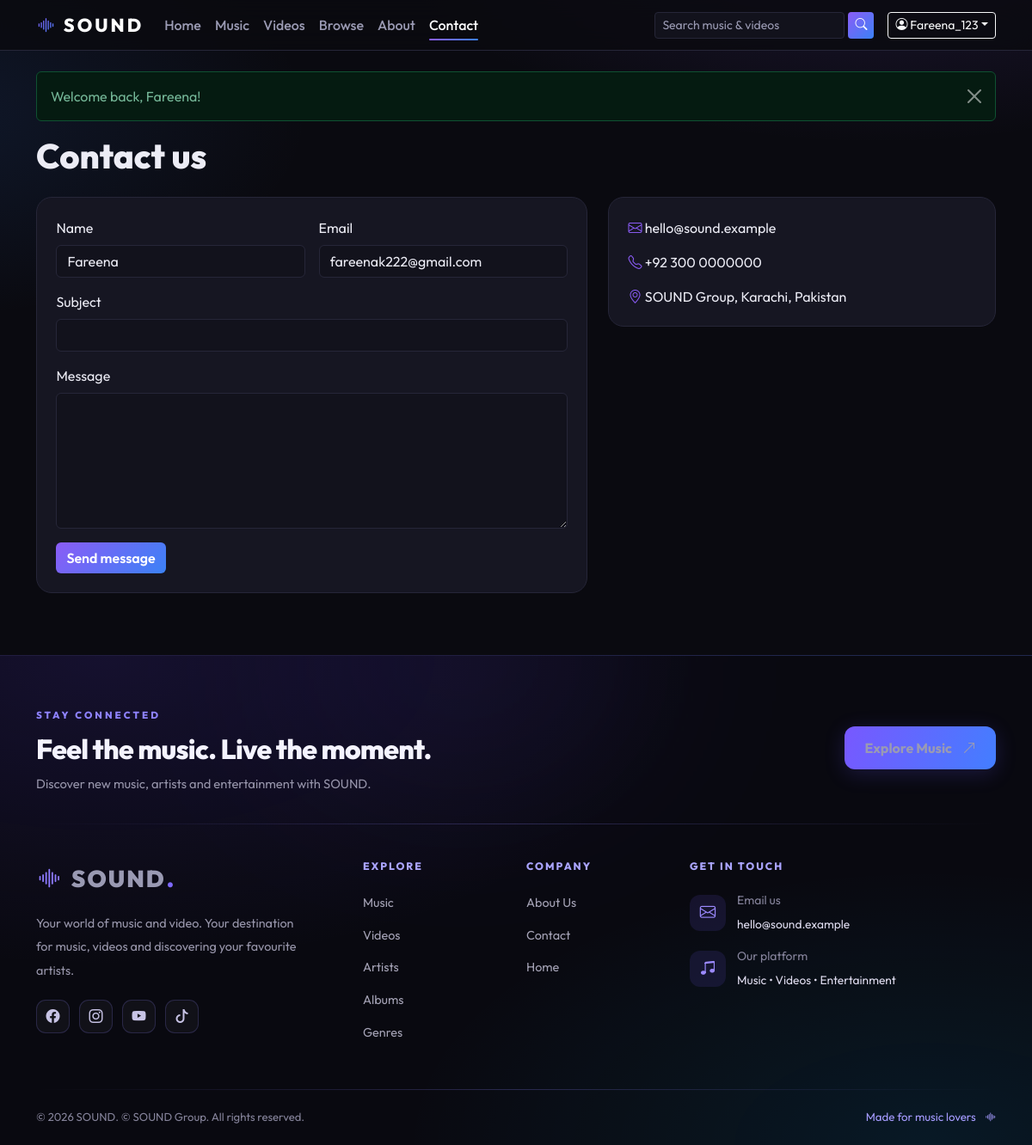
Screenshot of /contact.php (signed in) with the database file from the repository.
### tables this page shows
CREATE TABLE `users` (
  `id` int(10) UNSIGNED NOT NULL,
  `user_id` varchar(30) NOT NULL,
  `full_name` varchar(100) NOT NULL,
  `address` varchar(255) NOT NULL,
  `phone` varchar(25) NOT NULL,
  `email` varchar(120) NOT NULL,
  `password_hash` varchar(255) NOT NULL,
  `role` enum('user','admin') NOT NULL DEFAULT 'user',
  `status` enum('active','suspended') NOT NULL DEFAULT 'active',
  `created_at` timestamp NOT NULL DEFAULT current_timestamp()
);

### contact.php (the view, shortened to what this page needs)
<?php
require_once __DIR__ . '/includes/bootstrap.php';
$me = current_user(); $errors = [];
$v = ['name' => $me['full_name'] ?? '', 'email' => $me['email'] ?? '', 'subject' => '', 'message' => ''];
require __DIR__ . '/includes/header.php';
?>
<div class="page-head"><h1>Contact us</h1></div>
<div class="row g-4">
  <div class="col-lg-7"><div class="panel">
    <form method="post" class="row g-3"><?= csrf_field() ?>
      <div class="col-md-6"><label class="form-label">Name</label><input name="name" class="form-control" value="<?= e($v['name']) ?>" required maxlength="100"></div>
      <div class="col-md-6"><label class="form-label">Email</label><input name="email" type="email" class="form-control" value="<?= e($v['email']) ?>" required maxlength="120"></div>
      <div class="col-12"><label class="form-label">Subject</label><input name="subject" class="form-control" value="<?= e($v['subject']) ?>" required maxlength="150"></div>
      <div class="col-12"><label class="form-label">Message</label><textarea name="message" rows="6" class="form-control" required maxlength="3000"><?= e($v['message']) ?></textarea></div>
      <div class="col-12"><button class="btn btn-sound">Send message</button></div>
    </form></div></div>
  <div class="col-lg-5"><div class="panel vstack gap-3">
    <div><i class="bi bi-envelope text-sound"></i> <?= e(setting('contact_email')) ?></div>
    <div><i class="bi bi-telephone text-sound"></i> <?= e(setting('contact_phone')) ?></div>
    <div><i class="bi bi-geo-alt text-sound"></i> <?= e(setting('contact_address')) ?></div></div></div>
</div>
<?php require __DIR__ . '/includes/footer.php'; ?>

### includes/header.php (shortened to what this page needs)
<?php
require_once __DIR__ . '/bootstrap.php';
$me = current_user();
$pageTitle = ($title ?? '') ? $title . ' · ' . setting('site_name', 'SOUND') : setting('site_name', 'SOUND') . ' – ' . setting('tagline');
$nav = ['index.php' => 'Home', 'music.php' => 'Music', 'videos.php' => 'Videos', 'browse.php' => 'Browse', 'about.php' => 'About', 'contact.php' => 'Contact'];
$_cur = basename($_SERVER['SCRIPT_NAME']);
?><!doctype html>
<html lang="en" data-bs-theme="dark">
<head>
<link href="https://cdn.jsdelivr.net/npm/bootstrap@5.3.3/dist/css/bootstrap.min.css" rel="stylesheet">
<link href="https://cdn.jsdelivr.net/npm/bootstrap-icons@1.11.3/font/bootstrap-icons.min.css" rel="stylesheet">
<link href="<?= e(url('assets/css/style.css')) ?>" rel="stylesheet">
</head>
<body>
<nav class="navbar navbar-expand-lg sound-nav sticky-top">
  <div class="container">
    <a class="navbar-brand brand" href="<?= e(url('index.php')) ?>"><i class="bi bi-soundwave"></i> <?= e(setting('site_name', 'SOUND')) ?></a>
    <div class="collapse navbar-collapse" id="mainNav">
      <ul class="navbar-nav me-auto mb-2 mb-lg-0">
        <?php foreach ($nav as $_href => $_label): ?><li class="nav-item"><a class="nav-link<?= $_cur === $_href ? ' active' : '' ?>" href="<?= e(url($_href)) ?>"><?= e($_label) ?></a></li><?php endforeach; ?>
      </ul>
      <form class="d-flex me-lg-3 my-2 my-lg-0 nav-search" action="<?= e(url('search.php')) ?>" method="get" role="search">
        <input class="form-control form-control-sm" type="search" name="q" placeholder="Search music & videos" aria-label="Search" maxlength="100">
        <button class="btn btn-sm btn-sound ms-1" aria-label="Search"><i class="bi bi-search"></i></button>
      </form>
      <div class="d-flex align-items-center gap-2">
      <?php if ($me): ?>
        <div class="dropdown">
          <button class="btn btn-sm btn-outline-light dropdown-toggle" data-bs-toggle="dropdown"><i class="bi bi-person-circle"></i> <?= e($me['user_id']) ?></button>
        </div>
      <?php else: ?>
        <a class="btn btn-sm btn-outline-light" href="<?= e(url('login.php')) ?>">Log in</a>
        <a class="btn btn-sm btn-sound" href="<?= e(url('register.php')) ?>">Sign up</a>
      <?php endif; ?>
      </div>
    </div>
  </div>
</nav>
<main class="container py-4 main-wrap">
<?= flash_render() ?>

### assets/css/style.css (style rules this page uses)
:root { --bg:#0a0a10;--bg2:#12121c;--card:#161622;--line:#262638;--p:#8b5cf6;--b:#3b82f6;--txt:#ececf5;--mut:#9a9ab3;--grad:linear-gradient(135deg,#8b5cf6,#3b82f6) }
html { scroll-behavior:smooth }
body { font-family:'Outfit',system-ui,-apple-system,Segoe UI,Roboto,sans-serif;background:radial-gradient(1000px 500px at 85% -10%,rgba(139,92,246,.18),transparent 60%),radial-gradient(800px 400px at -10% 10%,rgba(59,130,246,.12),transparent 60%),var(--bg);background-attachment:fixed;color:var(--txt);min-height:100vh }
[data-bs-theme=dark] { --bs-body-bg:var(--bg);--bs-body-color:var(--txt);--bs-border-color:var(--line);--bs-link-color:#a78bfa;--bs-link-hover-color:#c4b5fd;--bs-secondary-color:var(--mut) }
a { text-decoration:none }
.text-sound { color:var(--p) }
.main-wrap { min-height:70vh }
.sound-nav { background:rgba(10,10,16,.8);backdrop-filter:blur(14px);border-bottom:1px solid var(--line) }
.brand { font-weight:800;letter-spacing:.14em;font-size:1.35rem;color:#fff!important }
.brand i { background:var(--grad);-webkit-background-clip:text;background-clip:text;color:transparent }
.sound-nav .nav-link { color:var(--mut);font-weight:500;position:relative }
.sound-nav .nav-link:hover,.sound-nav .nav-link.active { color:#fff }
.sound-nav .nav-link.active::after { content:"";position:absolute;left:.5rem;right:.5rem;bottom:2px;height:2px;border-radius:2px;background:var(--grad) }
.nav-search input { background:var(--bg2);border-color:var(--line);min-width:220px }
.form-control,.form-select { background-color:var(--bg2);border-color:var(--line) }
.btn-sound { background:var(--grad);border:0;color:#fff;font-weight:600;transition:transform .15s,box-shadow .2s,filter .2s }
.page-head { margin-bottom:1.5rem }
.page-head h1 { font-weight:800;margin:0 }
.panel { background:var(--card);border:1px solid var(--line);border-radius:18px;padding:1.4rem }

### rows the page displays
users: user "Fareena_123", name "Fareena", email "fareenak222@gmail.com"

### other values shown
setting('site_name', 'SOUND') "SOUND"
$_label "Home"
$_label "Music"
$_label "Videos"
$_label "Browse"
$_label "About"
$_label "Contact"
$m "Welcome back, Fareena!"
setting('contact_email') "hello@sound.example"
setting('contact_phone') "+92 300 0000000"
setting('contact_address') "SOUND Group, Karachi, Pakistan"
setting('tagline') "Your world of music and video."
setting('footer_text', 'All rights reserved.') "© SOUND Group. All rights reserved."
